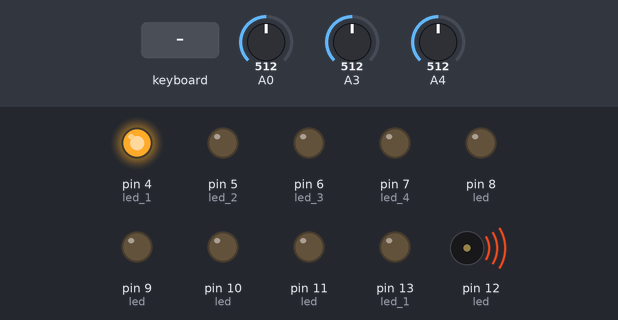
The sketch below on a simulated Arduino Uno, built with avr-gcc and run on an emulated ATmega328P. On the bench: output pins drawn as LEDs (lit = HIGH), buzzer (waves = sounding). The inputs (shaded band) are chosen by the test bench; at power-on: A3 = 512, A0 = 512, A4 = 512. What the sketch prints to the serial monitor is not drawn.

Above: at 1.3 s.
1.4 s: A3 set to 0
At 1.58 s:
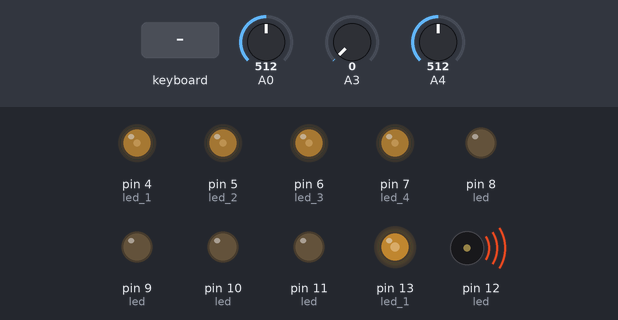
4.9 s: A0 set to 314
8.4 s: A0 set to 282
At 9.5 s:
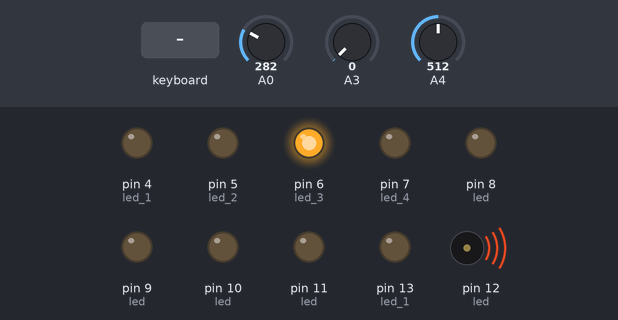
9.9 s: PS/2 keyboard text "6" received
13.4 s: A0 set to 306
At 14.8 s:
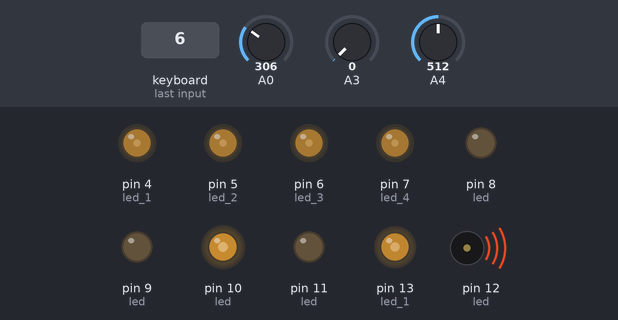
16.9 s: A4 set to 0
At 28.52 s:
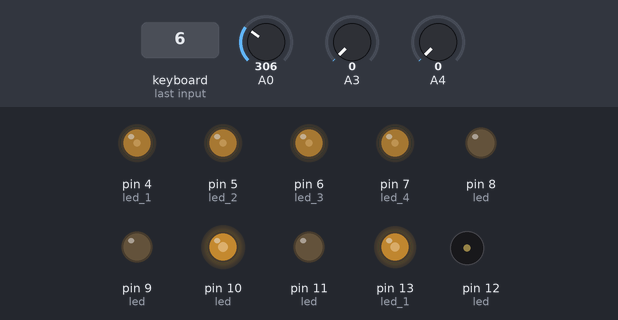
Timing chart, 0 to 29.0 s (numbered marks = the images above; inputs shaded):
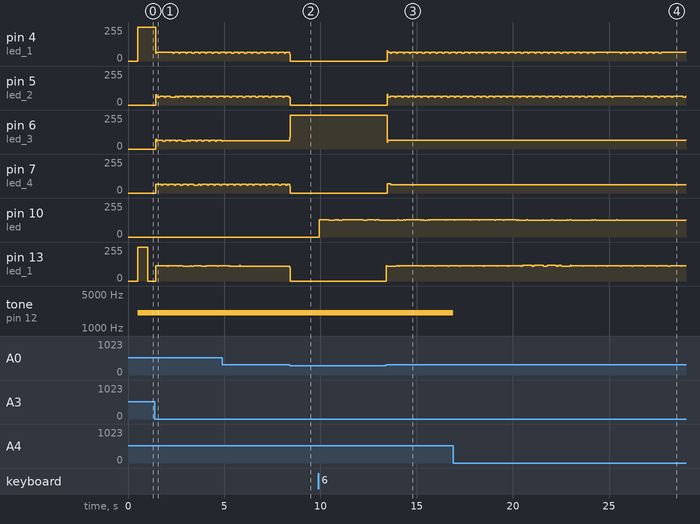

Measured:
- the behaviour switches between 301 and 300 on A0 (found by bisection; images 1 and 2)
- after the input at 8.4 s, pin 6 (led_3): 63/255 → 255/255 at once; pin 13 (led_1): 111/255 → 0/255 at once
- after the input at 13.4 s, pin 5 (led_2): 0/255 → 81/255 after 0.06 s, then moves between 59/255 and 81/255, repeating every 0.36 s; pin 6 (led_3): 255/255 → 64/255 after 0.06 s; pin 7 (led_4): 0/255 → 68/255 after 0.06 s, → 61/255 0.20 s later
- after the input at 16.9 s, tone on pin 12 (led): 2048 Hz → silent at once

The sketch:

bassDetectSequencer.ino
```cpp
#include <PS2Keyboard.h>
unsigned long t=0;
unsigned long tc=0; //temps beat
unsigned long to=0;
int ta=0; //T oscillateur 1
int tb=0; //T oscillateur 2
unsigned long t1=0; //comparateur osc 1
unsigned long t2=0;//comparateur osc 1

const int DataPin = 2;
const int IRQpin =  3;
PS2Keyboard keyboard;
int four=3;
int j=0;
int a = 0;
int b = 0;
void setup()
{

  pinMode(4, OUTPUT);  //led 1/4 beat
  pinMode(5, OUTPUT);  //led 2/4 beat
  pinMode(6, OUTPUT);  //led 3/4 beat
  pinMode(7, OUTPUT);  //led 4/4 beat
  pinMode(8, OUTPUT);  //led
  pinMode(9, OUTPUT);  //led
  pinMode(10, OUTPUT); //led
  pinMode(11, OUTPUT); //led
  pinMode(12, OUTPUT); //led
  pinMode(13, OUTPUT); //led 1/1 beat
 delay(100);
  keyboard.begin(DataPin, IRQpin);
  Serial.begin(9600);
  Serial.println("Keyboard Test:");

}

void loop()
{


  to=micros();
t = millis();
if (keyboard.available()) {
    int c = keyboard.read();
    if (c==127){digitalWrite(four, LOW); if (four==7){four=3;}; four=four+1; digitalWrite(four, HIGH); }
    if (c==27){digitalWrite(10, LOW); digitalWrite(11, LOW); ta=0; tb=0; }
    if (c==11){ta = ta+10;}
    if (c==10){ta = ta-10;}
    if (c==21){tb = tb+10;}
    if (c==8){tb = tb-10;}
    //rangée 1
    if (c==52){ta=532;}
    if (c==53){ta=630;}
    if (c==54){ta=780;}
    if (c==55){ta=900;}
    if (c==56){ta=1037;}
    if (c==57){ta=1100;}
    if (c==48){ta=1260;}
    if (c==45){ta=1533;}
   //rangée 2
    if (c==101){ta=2317;}
    if (c==114){ta=2750;}
    if (c==116){ta=3212;}
    if (c==121){ta=4000;}
    if (c==117){ta=4776;}
    if (c==105){ta=6000;}
    if (c==111){ta=7400;}
    if (c==112){ta=9868;}
    //rangée 3
     if (c==115){tb=532;}
    if (c==100){tb=630;}
    if (c==102){tb=780;}
    if (c==103){tb=900;}
    if (c==104){tb=1037;}
    if (c==106){tb=1100;}
    if (c==107){tb=1260;}
    if (c==108){tb=1533;}
   //rangée 4
    if (c==122){tb=2317;}
    if (c==120){tb=2750;}
    if (c==99){tb=3212;}
    if (c==118){tb=4000;}
    if (c==98){tb=4776;}
    if (c==110){tb=6000;}
    if (c==109){tb=7400;}
    if (c==44){tb=9868;}
      }

    if (t-tc>analogRead(3)){
      tc=millis();
      if (j==0){
        if (analogRead(0)>300){
          j=1;
          digitalWrite(four, LOW);
          if (four==7){four=3;};
          four=four+1;
          digitalWrite(four, HIGH);
          digitalWrite(13, HIGH);
         tone(12, analogRead(4)*4);} ;}
       else{digitalWrite(13, LOW); j=0;};
  }
    if (ta>0){
  if (a==1){if (to-t1>=ta){t1=micros();digitalWrite(10, LOW); a=0;};}
  else{if (to-t1>=ta){t1=micros();digitalWrite(10, HIGH); a=1;};}
    }

     if (tb>0){
  if (b==1){if (to-t2>=tb){t2=micros();digitalWrite(11, LOW); b=0;};}
  else{if (to-t2>=tb){t2=micros();digitalWrite(11, HIGH); b=1;};}
    }

}
```
